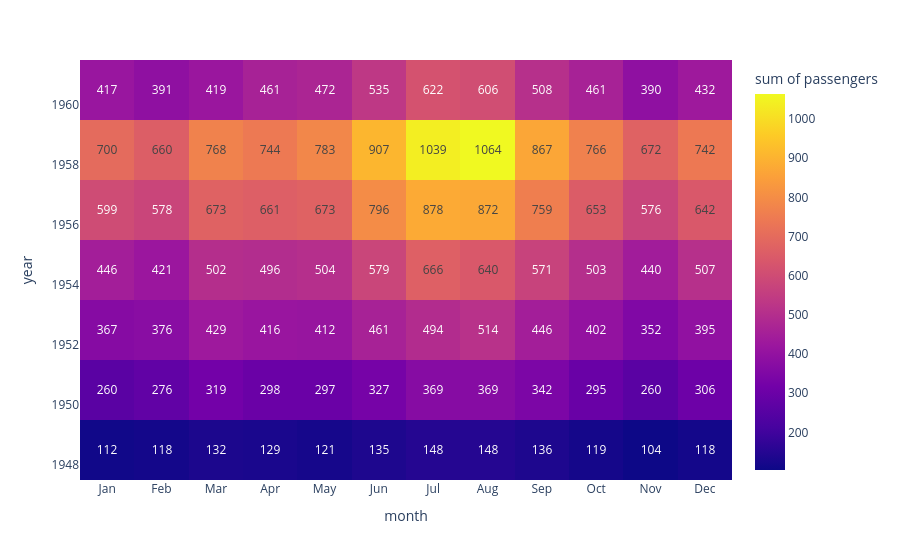

This figure's notebook cell:
### Code cell
px.density_heatmap(flights, x='month', y='year', z='passengers', text_auto=True)

### Figure 1 — Plotly figure (JSON) as saved in the notebook; plotly's stock layout.template omitted (floating-point values rounded to 4 significant figures; data arrays with more than 128 entries replaced by an {"elided": "..."} marker saying what was removed)
{"data": [{"coloraxis": "coloraxis", "histfunc": "sum", "hovertemplate": "month=%{x}<br>year=%{y}<br>sum of passengers=%{z}<extra></extra>", "name": "", "texttemplate": "%{z}", "type": "histogram2d", "x": {"elided": "144 str values"}, "xaxis": "x", "xbingroup": "x", "y": {"elided": "144 int values"}, "yaxis": "y", "ybingroup": "y", "z": {"elided": "144 int values"}}], "layout": {"autosize": true, "coloraxis": {"colorbar": {"title": {"text": "sum of passengers"}}, "colorscale": [[0, "#0d0887"], [0.1111, "#46039f"], [0.2222, "#7201a8"], [0.3333, "#9c179e"], [0.4444, "#bd3786"], [0.5556, "#d8576b"], [0.6667, "#ed7953"], [0.7778, "#fb9f3a"], [0.8889, "#fdca26"], [1, "#f0f921"]]}, "legend": {"tracegroupgap": 0}, "margin": {"t": 60}, "xaxis": {"anchor": "y", "autorange": true, "domain": [0, 1], "range": [-0.5, 11.5], "title": {"text": "month"}, "type": "category"}, "yaxis": {"anchor": "x", "autorange": true, "domain": [0, 1], "range": [1948.0, 1962.0], "title": {"text": "year"}, "type": "linear"}}}
